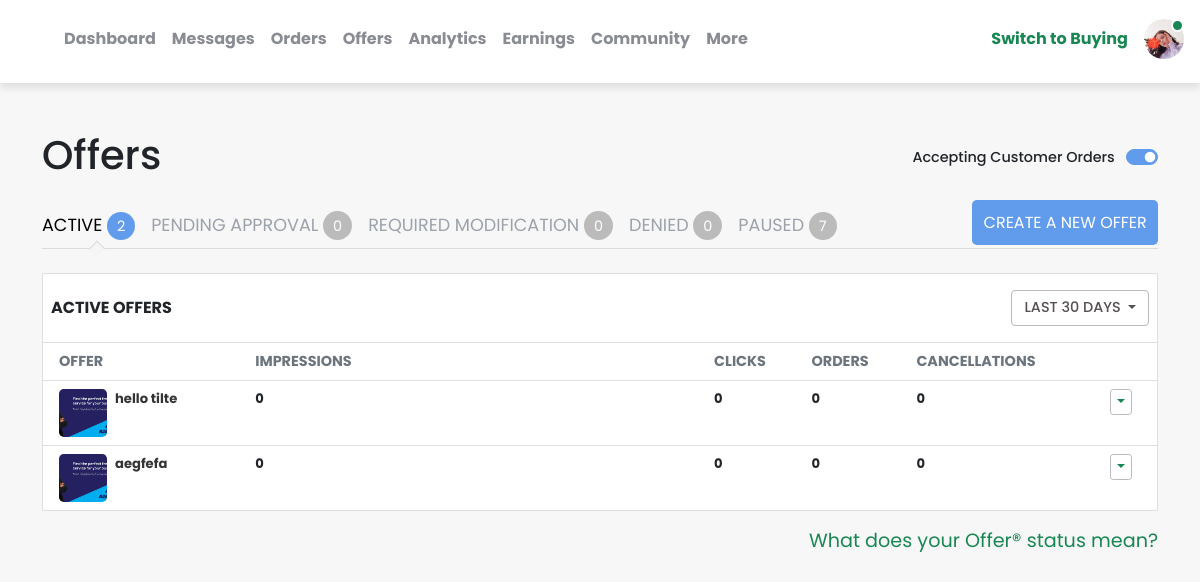
Page /manage-offers/ (signed in) on the committed database.
### mainApp/models.py (models this page shows, shortened)
class SellerAccount(models.Model):
    joined_at = models.DateField(default=datetime.now, null=True)
    user = models.OneToOneField(User, on_delete=models.CASCADE)
    email = models.EmailField(null=True, unique=True)
    contact_no = models.CharField(max_length=15, null=True)
    profile_picture = models.ImageField(upload_to="images/", null=True)
    country = models.ForeignKey(Country, on_delete=models.CASCADE, null=True)
    city = models.ForeignKey(City, on_delete=models.CASCADE, null=True)
    level = models.IntegerField(default=0, blank=True)

class Offer(models.Model):
    Offer_STATUS = (
        ("ACTIVE", "ACTIVE"),
        ("PENDING APPROVAL", "PENDING APPROVAL"),
        ("REQUIRED MODIFICATION", "REQUIRED MODIFICATION"),
        ("DENIED", "DENIED"),
        ("PAUSED", "PAUSED"),
    )
    slug = models.SlugField(unique=True, null=True)
    user = models.ForeignKey(User, null=True, on_delete=models.CASCADE)
    offer_title = models.CharField(max_length=240)
    seo_title = models.CharField(max_length=50, null=True)
    image = models.ImageField(upload_to='images/')
    extra_images = models.ManyToManyField(ExtraImage)
    offer_video = models.FileField(upload_to="images/")
    document = models.FileField(upload_to="files/", null=True)
    service = models.ForeignKey(Services, on_delete=models.CASCADE, null=True)
    category = models.ForeignKey(Category, on_delete=models.CASCADE, null=True)
    packages = models.ManyToManyField(Package, through='OfferManager')
    description = models.TextField()
    is_popular = models.BooleanField(default=False, null=True)
    pop_web = models.BooleanField(default=False, null=True, blank=True)
    is_pro = models.BooleanField(default=False, null=True)
    click = models.PositiveIntegerField(null=True, blank=True, default=0)
    impressions = models.PositiveIntegerField(default=0, null=True, blank=True)
    order_count = models.PositiveIntegerField(default=0, null=True, blank=True)
    cancellation = models.PositiveIntegerField(default=0, null=True, blank=True)
    offer_status = models.CharField(max_length=200, null=True, choices=Offer_STATUS, default="ACTIVE")

### mainApp/views.py (the view, shortened to what this page needs)
# urls.py: path("manage-offers/", views.manageOffers, name="manage-offers"),
@login_required(login_url='user_login')
def manageOffers(request):
    offers = Offer.objects.all().order_by("-id")
    active_offers, pending_approvals, required_modifications, denieds, pauseds = [], [], [], [], []
    for offer in offers:
        if offer.offer_status == "ACTIVE":
            active_offers.append(offer)
        elif offer.offer_status == "PENDING APPROVAL":
            pending_approvals.append(offer)
        elif offer.offer_status == "REQUIRED MODIFICATION":
            required_modifications.append(offer)
        elif offer.offer_status == "DENIED":
            denieds.append(offer)
        elif offer.offer_status == "PAUSED":
            pauseds.append(offer)
    args = {
        "active_offers": active_offers,
        "pending_approvals": pending_approvals,
        "required_modifications": required_modifications,
        "denieds": denieds,
        "pauseds": pauseds,
    }
    return render(request, "wasekPart/manage_offers.html", args)

### mainApp/templates/wasekPart/manage_offers.html (shortened to what this page needs)
{% extends "wasekPart/base.html" %}
{% load static %}
{% block content %}
<link rel="stylesheet" href="{% static 'css/manage_order.css' %}">
<link rel="stylesheet" href="{% static 'css/manage_offers.css' %}">
<div class="manage__order container">
    <div class="order__headerSection mb-4">
        <h1>Offers</h1>
        <div class="form-check form-switch gigs__acceptCustomer">
            <label class="form-check-label gigs__headerText" for="flexSwitchCheckDefault">Accepting Customer
                Orders</label>
            <input class="form-check-input gigs__radioButton" type="checkbox" id="flexSwitchCheckDefault" checked>
        </div>
    </div>
    <div class="order__links">
        <ul>
            <button class="ordered__btn active__btn active__link">
                <li>Active <span class="circle__badge">
                        <span>{{ active_offers|length }}</span>
                    </span></li>
            </button>
            <button class="ordered__btn pending__btn">
                <li>Pending Approval <span class="circle__badge">
                        <span>{{ pending_approvals|length }}</span>
                    </span></li>
            </button>
            <button class="ordered__btn modification__btn">
                <li>Required Modification <span class="circle__badge">
                        <span>{{ required_modifications|length }}</span>
                    </span></li>
            </button>
            <button class="ordered__btn denied__btn">
                <li>Denied <span class="circle__badge">
                        <span>{{ denieds|length }}</span>
                    </span></li>
            </button>
            <button class="ordered__btn paused__btn">
                <li>Paused <span class="circle__badge">
                        <span>{{ pauseds|length }}</span>
                    </span></li>
            </button>
            <li class="create__newGig">
                <a href="{% url 'create-offer' %}">Create a new offer</a>
            </li>
        </ul>
    </div>
    <div class="card priority__order gigs__order py-3 px-2 mt-4">
        <p class="table__gigsText">active offers</p>
        <div class="dropdown">
            <button class="btn dropdown-toggle" type="button" id="dropdownMenuButton1" data-bs-toggle="dropdown"
                aria-expanded="false">
                last 30 days
            </button>
        </div>
    </div>
    <div class="table-responsive manage__orderTable">
        <table class="table table-hover bg-white activated__table show__activeTable">
            <thead>
                <tr>
                    <th scope="col" colspan="2" class="text-muted ps-3">offer</th>
                    <th scope="col" class="text-muted">impressions</th>
                    <th scope="col" class="text-muted">clicks</th>
                    <th scope="col" class="text-muted">orders</th>
                    <th scope="col" class="text-muted">cancellations</th>
                    <th scope="col"></th>
                </tr>
            </thead>
            <tbody>
                {% if active_offers|length > 0 %}
                    {% for offer in active_offers %}
                        <tr class="offer{{offer.id}}">
                            <td class="ps-3" colspan="2">
                                <a href="#">
                                    <img src="{{ offer.image.url }}" />
                                    {{ offer.offer_title }}
                                </a>
                            </td>
                            <td class="fw-bold">{{ offer.impressions }}</td>
                            <td class="fw-bold">{{ offer.click }}</td>
                            <td class="fw-bold">{{ offer.order_count }}</td>
                            <td class="fw-bold">{{ offer.cancellation }}</td>
                            <td class="gigs__tableDropdown">
                                <div class="dropdown">
                                    <button class="btn dropdown-toggle" type="button" id="dropdownMenuButton1"
                                        data-bs-toggle="dropdown" aria-expanded="false">
                                    </button>
                                </div>
                            </td>
                        </tr>
                    {% endfor %}
                {% else %}
                    <tr>
                        <td class="ps-3" colspan="7">
                            <h6 class="fw-bold text-danger">No offers to show!</h6>
                        </td>
                    </tr>
                {% endif %}
            </tbody>
        </table>
    </div>
    <a class="gig__statusMean" href="#">What does your Offer<span>&reg;</span> status mean?</a>
</div>
{% endblock %}

### mainApp/templates/wasekPart/header.html (shortened to what this page needs)
{% load static %}
<link rel="stylesheet" href="{% static 'css/wasek_header.css' %}">
<div class="nav__header">
    <div class="left__header">
        <ul>
            <a href="{% url 'seller_dashboard' %}">
                <li>
                </li>
            </a>
            <a href="{% url 'seller_dashboard' %}">
                <li>Dashboard</li>
            </a>
            <a href="{% url 'inbox' %}">
                <li>Messages</li>
            </a>
            <a href="{% url 'manage-order' %}">
                <li>Orders</li>
            </a>
            <a href="{% url 'manage-offers' %}">
                <li>Offers</li>
            </a>
            <a href="#">
                <li>Analytics</li>
            </a>
            <a href="#">
                <li>Earnings</li>
            </a>
            <a href="#">
                <li>Community</li>
            </a>
            <a href="#">
                <li>More</li>
            </a>
        </ul>
    </div>
    <div class="right__header">
        <ul>
            <a href="{% url 'buying_view' %}">
                <li>Switch to Buying</li>
            </a>
            <li class="avatar__img dropdown">
                <img class="dropdown-toggle" type="button" id="user__alternateOption" data-bs-toggle="dropdown"
                    aria-expanded="false" src="{{ request.user.selleraccount.profile_picture.url }}" alt="">
                <div class="online__dot"></div>
            </li>
        </ul>
    </div>
</div>

### static/css/settings-account.css (style rules this page uses)
body { background-color: #F7F7F7; }

### static/css/settings-notification.css (style rules this page uses)
body { background-color: #F7F7F7; }

### static/css/settings-security.css (style rules this page uses)
body { background-color: #F7F7F7; }

### static/css/contacts.css (style rules this page uses)
* { box-sizing: border-box; padding: 0; margin: 0; list-style: none; font-family: 'poppins', sans-serif; }
body { background-color: #F7F7F7; width: 100%; }
.order__headerSection { display: flex; flex-wrap: wrap; justify-content: space-between; align-items: center; }
.priority__order.card { border-radius: 0 !important; }
.priority__order p { font-weight: bold; margin-bottom: 0; text-transform: uppercase; }
.manage__orderTable .table { border: 1px solid #dfdfdf; border-top: none; }
.manage__orderTable thead th { text-transform: uppercase; font-size: 0.9rem; border-bottom: 1px solid #dfdfdf !important; }
.manage__orderTable tbody td { font-size: 0.9rem; }
.manage__orderTable tbody td:first-child { max-width: 20rem; }

### static/css/wasek_header.css (style rules this page uses)
.nav__header { display: flex; align-items: center; justify-content: space-between; padding: 1.2rem 1rem 0.5rem 0; position: sticky; top: 0; left: 0; z-index: 999; background-color: #fff; box-shadow: 0 0.3rem 0.5rem rgba(0, 0, 0, 0.1); }
.left__header ul { display: flex; align-items: center; }
.left__header ul li, .right__header ul a li { font-size: 1rem; font-weight: bold; padding-right: 1rem; color: #8a8c93; transition: color 0.3s; }
.right__header ul { display: flex; align-items: center; }
.right__header ul a li { color: #198754; }
.avatar__img { position: relative; }
.avatar__img img { width: 2.5rem; height: 2.5rem; border-radius: 50%; object-fit: cover; }
.online__dot { position: absolute; top: 0; right: 0; width: 0.8rem; height: 0.8rem; background-color: #198754; border-radius: 50%; border: 2px solid #fff; }

### static/css/manage_order.css (style rules this page uses)
.manage__order { margin-top: 3rem; }
.order__headerSection { display: flex; flex-wrap: wrap; justify-content: space-between; align-items: center; }
.manage__orderTable tbody td:nth-child(2) { max-width: 20rem; min-width: 20rem; }
.order__links ul { display: flex; flex-wrap: wrap; padding-left: 0 !important; border-bottom: 1px solid #dadbdd; }
.order__links ul button { padding-right: 1rem; color: #9ba2aa; font-size: 1.1rem; position: relative; margin-bottom: 0.5rem; text-transform: uppercase; border: none; background-color: transparent; transition: color 0.3s; white-space: nowrap; }
.order__links ul button.active__link { color: #000; }
.order__links ul button.active__link li::after { content: ""; position: absolute; width: 12px; height: 12px; border-color: #dadbdd; border-style: solid; border-width: 1px 0 0 1px; -webkit-transform: rotate(45deg); transform: rotate(45deg); left: calc(50% - 6px); bottom: -0.9rem; background-color: #f5f5f5; }
.circle__badge { color: #fff; background-color: #bbb; border-radius: 50%; font-size: 0.9rem; line-height: 0; display: inline-flex; justify-content: center; align-items: center; padding: 10px; transition: background-color 0.3s; }
.circle__badge::after { content: ""; display: block; padding-bottom: 100%; }
.ordered__btn { transition: color 0.3s; }
.ordered__btn.active__link .circle__badge { background-color: #619CEC; }
.priority__order.card { border-radius: 0 !important; }
.priority__order p { font-weight: bold; margin-bottom: 0; text-transform: uppercase; }
.manage__orderTable > .table { display: none; }
.manage__orderTable > .show__activeTable { display: table; border: 1px solid #dfdfdf; border-top: none; }
.manage__orderTable thead th { text-transform: uppercase; font-size: 0.9rem; border-bottom: 1px solid #dfdfdf !important; }
.manage__orderTable tbody td { font-size: 0.82rem; font-weight: bold; }
.manage__orderTable tbody td:first-child { max-width: 20rem; }

### mainApp/templates/wasekPart/base.html (style rules this page uses)
* { font-family: "Poppins", sans-serif !important; box-sizing: border-box !important; text-decoration: none !important; list-style-type: none !important; }
body { background-color: #f7f7f7; }

### rows in the picture
Offer: image (picture), offer_title "hello tilte", impressions "0", click "0", order_count "0", cancellation "0"
Offer: image (picture), offer_title "aegfefa", impressions "0", click "0", order_count "0", cancellation "0"

### other values in the picture
{{ active_offers|length }} "2"
{{ pending_approvals|length }} "0"
{{ required_modifications|length }} "0"
{{ denieds|length }} "0"
{{ pauseds|length }} "7"
